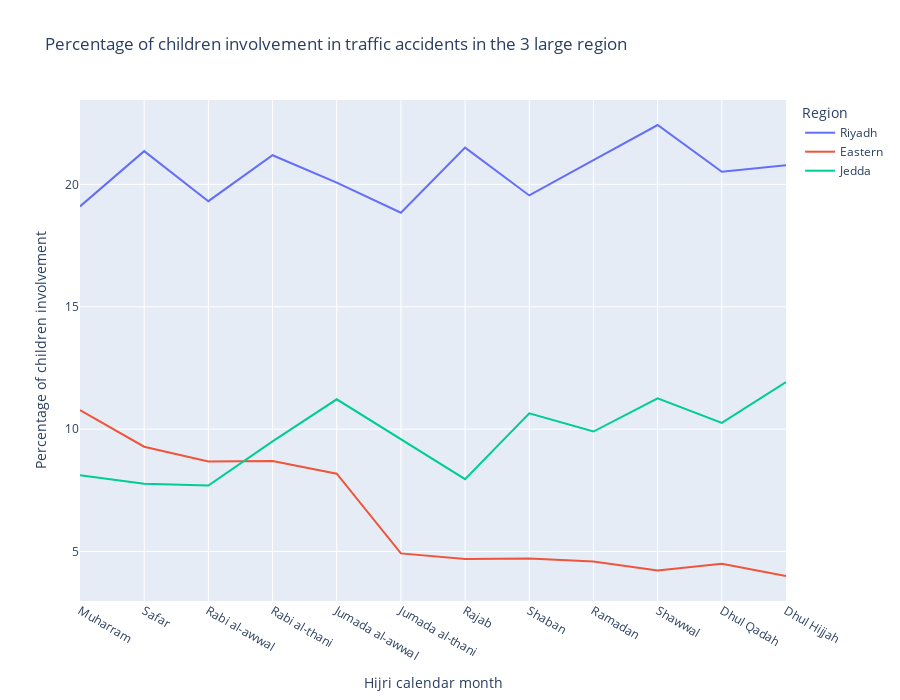

The notebook cell saved with this chart:
### Code cell
import plotly.express as px

df = age_df.query("region ==(['Riyadh','Jedda','Eastern'])")
df["perc"]= df["18-"]/df["Total"]*100

fig = px.line(df, x="month", y="perc", color='region',

             title="Percentage of children involvement in traffic accidents in the 3 large region",
             height=700,
             labels={"perc":"Percentage of children involvement",
                    "month":"Hijri calendar month",
                     "age_category":"Age Group",
                     "region":"Region"
                    }
            )


fig.show()

### Figure 1 — Plotly figure (JSON) as saved in the notebook; plotly's stock layout.template omitted (floating-point values rounded to 4 significant figures)
{"data": [{"hovertemplate": "Region=Riyadh<br>Hijri calendar month=%{x}<br>Percentage of children involvement=%{y}<extra></extra>", "legendgroup": "Riyadh", "line": {"color": "#636efa", "dash": "solid"}, "marker": {"symbol": "circle"}, "mode": "lines", "name": "Riyadh", "orientation": "v", "showlegend": true, "type": "scatter", "x": ["Muharram", "Safar", "Rabi al-awwal", "Rabi al-thani", "Jumada al-awwal", "Jumada al-thani", "Rajab", "Shaban", "Ramadan", "Shawwal", "Dhul Qadah", "Dhul Hijjah"], "xaxis": "x", "y": [19.1, 21.36, 19.31, 21.19, 20.07, 18.84, 21.5, 19.55, 20.99, 22.43, 20.52, 20.78], "yaxis": "y"}, {"hovertemplate": "Region=Eastern<br>Hijri calendar month=%{x}<br>Percentage of children involvement=%{y}<extra></extra>", "legendgroup": "Eastern", "line": {"color": "#EF553B", "dash": "solid"}, "marker": {"symbol": "circle"}, "mode": "lines", "name": "Eastern", "orientation": "v", "showlegend": true, "type": "scatter", "x": ["Muharram", "Safar", "Rabi al-awwal", "Rabi al-thani", "Jumada al-awwal", "Jumada al-thani", "Rajab", "Shaban", "Ramadan", "Shawwal", "Dhul Qadah", "Dhul Hijjah"], "xaxis": "x", "y": [10.78, 9.281, 8.677, 8.697, 8.177, 4.92, 4.69, 4.715, 4.585, 4.218, 4.495, 3.999], "yaxis": "y"}, {"hovertemplate": "Region=Jedda<br>Hijri calendar month=%{x}<br>Percentage of children involvement=%{y}<extra></extra>", "legendgroup": "Jedda", "line": {"color": "#00cc96", "dash": "solid"}, "marker": {"symbol": "circle"}, "mode": "lines", "name": "Jedda", "orientation": "v", "showlegend": true, "type": "scatter", "x": ["Muharram", "Safar", "Rabi al-awwal", "Rabi al-thani", "Jumada al-awwal", "Jumada al-thani", "Rajab", "Shaban", "Ramadan", "Shawwal", "Dhul Qadah", "Dhul Hijjah"], "xaxis": "x", "y": [8.119, 7.771, 7.694, 9.498, 11.22, 9.596, 7.955, 10.64, 9.9, 11.26, 10.25, 11.92], "yaxis": "y"}], "layout": {"height": 700, "legend": {"title": {"text": "Region"}, "tracegroupgap": 0}, "title": {"text": "Percentage of children involvement in traffic accidents in the 3 large region"}, "xaxis": {"anchor": "y", "domain": [0, 1], "title": {"text": "Hijri calendar month"}}, "yaxis": {"anchor": "x", "domain": [0, 1], "title": {"text": "Percentage of children involvement"}}}}
